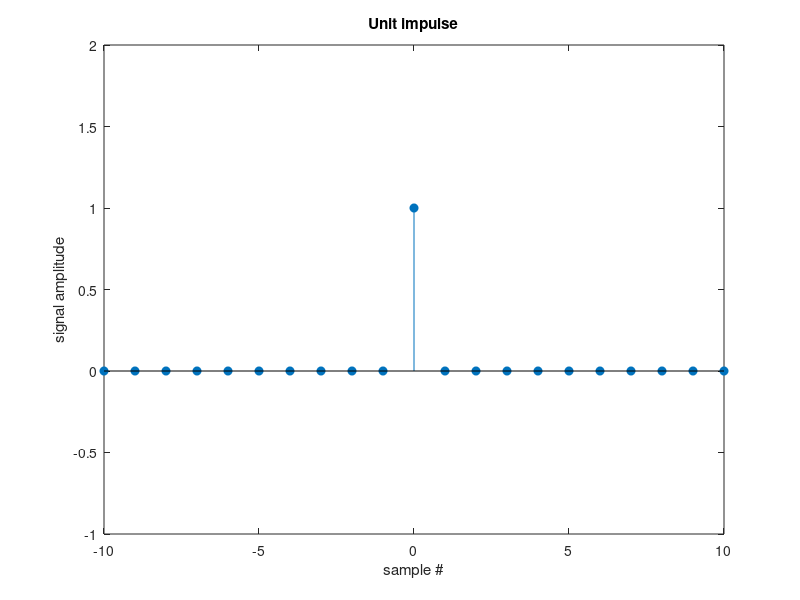

The MATLAB script that drew this image:
n=-10:10; 
% unit impulse 
x1=[zeros(1,10) 1 zeros(1,10)]; 
stem(n,x1,'filled'); 
xlabel('sample #'); 
ylabel('signal amplitude'); 
title('Unit impulse'); 
axis([-10 10 -1 2]); 
